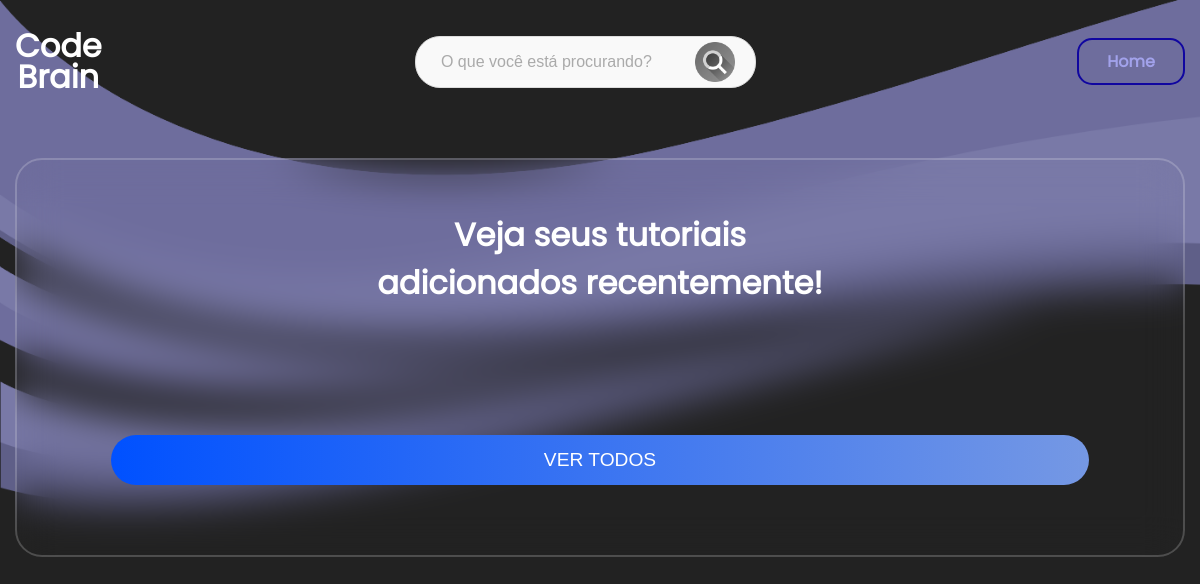
Page /view/tutoriaisProfessor.php?status=sucesso (signed in) on the earlier database version.
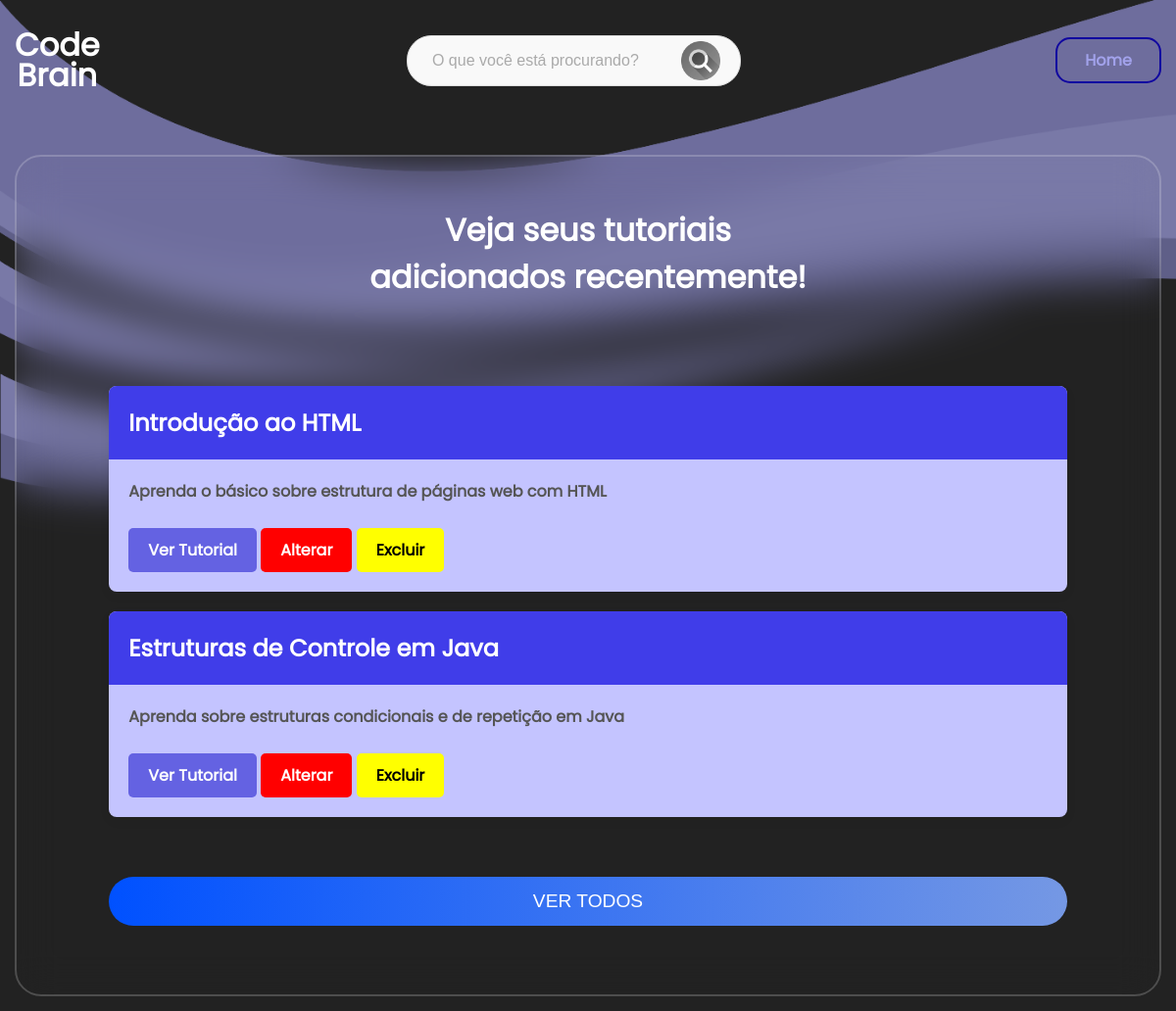
Same page on the later database version.
### tables this page shows
CREATE TABLE `tutoriais` (
  `id_tutorial` int(11) NOT NULL,
  `titulo` varchar(65) DEFAULT NULL,
  `conteudo` longtext NOT NULL,
  `descricao` longtext NOT NULL,
  `id_usuario` int(11) DEFAULT NULL
);

### model/DAO/Conexao.php (called while the page is built, shortened)
<?php
class Conexao {
    private static $conexao;
    public static function getInstance(){
        if(!isset(self::$conexao)){
            try {
                $options = array(
                PDO::ATTR_PERSISTENT => true,
                PDO::MYSQL_ATTR_INIT_COMMAND => 'SET NAMES UTF8;',
                PDO::ATTR_ERRMODE => PDO::ERRMODE_EXCEPTION
            );
                self::$conexao = new
                PDO("mysql:host=localhost;dbname=test",
                "root","", $options);
            } catch (PDOException $exc) {
                echo "Erro ao conectar ao banco ".$exc->getMessage();
            }
        }
        return self::$conexao;
    }
}
?>

### model/DAO/TutorialDAO.php (called while the page is built, shortened)
<?php
include_once "Conexao.php";
    class TutorialDAO{
    public $pdo = null;
    public function __construct(){
        $this->pdo = Conexao::getInstance();
    }
    public function listarTutoriaisPorProfessor($id_usuario){
        try {
            $sql = "SELECT tutoriais.*,u.nome FROM tutoriais
            INNER JOIN usuario as u ON tutoriais.id_usuario = u.id_usuario WHERE tutoriais.id_usuario = '{$id_usuario}'";
            $stmt = $this->pdo->prepare($sql);
            $stmt->execute();
            $retorno = $stmt->fetchALL(PDO::FETCH_ASSOC);
            return $retorno;
        } catch (PDOException $exe) {
            echo $exe->getMessage();
        }
    }
        }

### view/tutoriaisProfessor.php (the view, shortened to what this page needs)
<?php
include_once('../model/DAO/TutorialDAO.php');
$id_professor = $_SESSION['id_usuario'];
$tutorialDAO = new TutorialDAO();
$todos = $tutorialDAO->listarTutoriaisPorProfessor($id_professor);
?>
<!DOCTYPE html>
<html lang="pt-BR">
<head>
    <link rel="stylesheet" href="../styles/fonts.css">
    <link rel="stylesheet" href="../styles/media.css">
    <link rel="stylesheet" href="https://cdn.jsdelivr.net/npm/sweetalert2@11.14.5/dist/sweetalert2.min.css">
</head>
<body>
    <header>
        <div id="title">
            <h1>Code</h1>
            <h1>Brain</h1>
        </div>
        <div class="bloquinho">
        <form action="resultadodapesquisa.php" method="get" class="search-form">
    <input type="text" name="pesquisa" id="pesquisa" class="search-input" placeholder="O que você está procurando?"
    required>
    <button type="submit" class="search-button">
        <img src="../components/images/lupa.png" alt="Pesquisar">
    </button>
</form>
   </div>
        <ul>
            <a href="./inicio.php" id="acesso">
                <li>Home</li>
            </a>
        </ul>
</header>
<br><br>
 <div class="bloco">
    <h1>Veja seus tutoriais<br> adicionados recentemente!</h1>
<br>
    <div class="container">
        <?php foreach ($todos as $tutorial) { ?>
            <div class='tutorial-card'>
                <div class='tutorial-header'><?php echo $tutorial['titulo'] ?>
                </div>
                <div class='tutorial-body'>
                    <p><?php echo $tutorial['descricao'] ?> </p>
                    <a class='tutorial-link' href='tutorialCompleto.php?id=<?php echo $tutorial['id_tutorial'] ?>'>Ver Tutorial</a>
                        <a class='tutorial-link2' href=' alterarTutorialProf.php?id=<?php echo $tutorial['id_tutorial'] ?>'>Alterar</a>
                    <a class='tutorial-link3' href='../control/excluirTutorialControlProf.php?id=<?php echo $tutorial['id_tutorial'] ?>' >Excluir</a>
                </div>
                </div>
        <?php } ?>
        <br>
        <input type="submit" onclick="window.location.href='alltutoriais.php'" class="btn" value="Ver todos">
 </div>
    </div>
</body>
</html>

### view/tutoriaisProfessor.php (style rules this page uses)
body { background-color: #222; color: white; font-family: poppinsregular; max-width: 1200px; margin: 0 auto; font-weight: 600; padding: 15px; background-image: url(../components/images/introtuto.png); background-size: 100%; }
header { display: flex; flex-direction: row; justify-content: space-between; align-items: center; }
#title { flex-direction: column; line-height: 10px; }
li { display: inline-block; margin: 18px; color: rgb(162, 162, 235); }
a { color: rgb(16, 6, 160); border-color: rgb(162, 162, 235); }
#acesso { border: 2px solid rgb(16, 6, 160); padding: 10px; border-radius: 15px; }
.container { width: 90%; max-width: 1200px; margin: 40px auto; align-items: center; }
.tutorial-card { background-color: rgb(196, 196, 255); border-radius: 8px; box-shadow: 0 4px 12px rgba(0, 0, 0, 0.05); margin-bottom: 20px; overflow: hidden; transition: transform 0.3s ease; }
.tutorial-header { background-color: #403de9; color: white; padding: 20px; font-size: 1.5rem; }
.tutorial-body { padding: 20px; }
.tutorial-body p { margin: 0 0 10px; font-size: 1rem; color: #555; }
.tutorial-link { display: inline-block; margin-top: 15px; padding: 10px 20px; background-color: #6462e2; color: white; text-decoration: none; border-radius: 5px; transition: background-color 0.5s ease; }
.tutorial-link2 { display: inline-block; margin-top: 15px; padding: 10px 20px; background-color: red; color: white; text-decoration: none; border-radius: 5px; transition: background-color 0.5s ease; }
.tutorial-link3 { display: inline-block; margin-top: 15px; padding: 10px 20px; background-color: yellow; color: black; text-decoration: none; border-radius: 5px; transition: background-color 0.5s ease; }
h1 { align-items: center; position: relative; text-align: center; }
.btn { display: block; width: 100%; height: 50px; border-radius: 25px; outline: none; border: none; background-image: linear-gradient(to right, #0051ff, #7598e4, #c2cbf1); background-size: 200%; font-size: 1.2rem; color: #fff; font-family: 'Poppins', sans-serif; text-transform: uppercase; margin: 1rem 0; cursor: pointer; transition: .5s; }
.bloco { background-color: transparent; border: 2px solid rgba(255, 255, 255, .2); backdrop-filter: blur(20px); color: #fff; border-radius: 27px; padding: 30px 40px; align-items:center; }
.search-form { display: flex; align-items: center; background-color: #f9f9f9; border: 1px solid #ddd; border-radius: 25px; padding: 5px 15px; max-width: 400px; width: 100%; height: 40px; transition: box-shadow 0.3s ease; }
.search-input { flex: 1; border: none; outline: none; background: transparent; font-size: 16px; padding: 10px; color: #333; }
.search-input::placeholder { color: #aaa; }
.search-button { background: none; border: none; padding: 5px; cursor: pointer; display: flex; align-items: center; justify-content: center; }
.search-button img { width: 40px; height: 40px; filter: grayscale(100%); transition: filter 0.3s ease; }
.bloquinho { align-items: center; text-align: center; }

Differences in the rows shown:
now on this page (row edited): tutoriais: titulo "Introdução ao HTML", descricao "Aprenda o básico sobre estrutura de páginas web com HTML"
now on this page (row edited): tutoriais: titulo "Estruturas de Controle em Java", descricao "Aprenda sobre estruturas condicionais e de repetição em Java"
